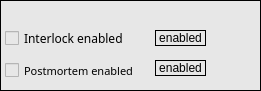
   <widget class="caFrame" name="caframe_5">
    <property name="geometry">
     <rect>
      <x>255</x>
      <y>235</y>
      <width>261</width>
      <height>91</height>
     </rect>
    </property>
    <property name="styleSheet">
     <string notr="true">background-color: rgb(231, 231, 231);</string>
    </property>
    <property name="frameShape">
     <enum>QFrame::Box</enum>
    </property>
    <property name="frameShadow">
     <enum>QFrame::Plain</enum>
    </property>
    <property name="lineWidth">
     <number>1</number>
    </property>
    <property name="midLineWidth">
     <number>1</number>
    </property>
    <property name="background">
     <color>
      <red>0</red>
      <green>0</green>
      <blue>0</blue>
     </color>
    </property>
    <property name="backgroundMode">
     <enum>caFrame::Filled</enum>
    </property>
    <widget class="caToggleButton" name="catogglebutton">
     <property name="geometry">
      <rect>
       <x>5</x>
       <y>25</y>
       <width>126</width>
       <height>26</height>
      </rect>
     </property>
     <property name="font">
      <font>
       <family>Sans Serif</family>
       <pointsize>9</pointsize>
      </font>
     </property>
     <property name="text">
      <string>Interlock enabled</string>
     </property>
     <property name="channel" stdset="0">
      <string notr="true">$(BPM):ilk:enabled_sp</string>
     </property>
    </widget>
    <widget class="caToggleButton" name="catogglebutton_2">
     <property name="geometry">
      <rect>
       <x>5</x>
       <y>60</y>
       <width>141</width>
       <height>21</height>
      </rect>
     </property>
     <property name="font">
      <font>
       <family>Sans Serif</family>
       <pointsize>8</pointsize>
      </font>
     </property>
     <property name="text">
      <string>Postmortem enabled</string>
     </property>
     <property name="channel" stdset="0">
      <string notr="true">$(BPM):pm:capture_sp</string>
     </property>
    </widget>
    <widget class="caRelatedDisplay" name="interlock">
     <property name="geometry">
      <rect>
       <x>210</x>
       <y>25</y>
       <width>46</width>
       <height>26</height>
      </rect>
     </property>
     <property name="font">
      <font>
       <family>Sans Serif</family>
       <pointsize>10</pointsize>
      </font>
     </property>
     <property name="background">
      <color>
       <red>252</red>
       <green>220</green>
       <blue>123</blue>
      </color>
     </property>
     <property name="labels">
      <string notr="true">ILK
Settings</string>
     </property>
     <property name="files">
      <string notr="true">interlock</string>
     </property>
     <property name="args">
      <string notr="true">BPM=$(BPM)</string>
     </property>
     <property name="fontScaleMode">
      <enum>EPushButton::WidthAndHeight</enum>
     </property>
    </widget>
    <widget class="caRelatedDisplay" name="postmortem">
     <property name="geometry">
      <rect>
       <x>210</x>
       <y>55</y>
       <width>46</width>
       <height>26</height>
      </rect>
     </property>
     <property name="font">
      <font>
       <family>Sans Serif</family>
       <pointsize>10</pointsize>
      </font>
     </property>
     <property name="background">
      <color>
       <red>252</red>
       <green>220</green>
       <blue>123</blue>
      </color>
     </property>
     <property name="labels">
      <string notr="true">PM
Settings</string>
     </property>
     <property name="files">
      <string notr="true">postmortem</string>
     </property>
     <property name="args">
      <string notr="true">BPM=$(BPM)</string>
     </property>
     <property name="fontScaleMode">
      <enum>EPushButton::WidthAndHeight</enum>
     </property>
    </widget>
    <widget class="caLabel" name="calabel_17">
     <property name="geometry">
      <rect>
       <x>155</x>
       <y>30</y>
       <width>51</width>
       <height>16</height>
      </rect>
     </property>
     <property name="frameShape">
      <enum>QFrame::Box</enum>
     </property>
     <property name="text">
      <string>disabled</string>
     </property>
     <property name="alignment">
      <set>Qt::AlignCenter</set>
     </property>
     <property name="background">
      <color>
       <red>254</red>
       <green>217</green>
       <blue>188</blue>
      </color>
     </property>
     <property name="visibility">
      <enum>caLabel::IfZero</enum>
     </property>
     <property name="channel" stdset="0">
      <string notr="true">$(BPM):ilk:enabled_mon</string>
     </property>
    </widget>
    <widget class="caLabel" name="calabel_18">
     <property name="geometry">
      <rect>
       <x>155</x>
       <y>30</y>
       <width>51</width>
       <height>16</height>
      </rect>
     </property>
     <property name="frameShape">
      <enum>QFrame::Box</enum>
     </property>
     <property name="text">
      <string>enabled</string>
     </property>
     <property name="alignment">
      <set>Qt::AlignCenter</set>
     </property>
     <property name="background">
      <color>
       <red>170</red>
       <green>255</green>
       <blue>127</blue>
      </color>
     </property>
     <property name="visibility">
      <enum>caLabel::IfNotZero</enum>
     </property>
     <property name="channel" stdset="0">
      <string notr="true">$(BPM):ilk:enabled_mon</string>
     </property>
    </widget>
    <widget class="caLabel" name="calabel_19">
     <property name="geometry">
      <rect>
       <x>155</x>
       <y>60</y>
       <width>51</width>
       <height>16</height>
      </rect>
     </property>
     <property name="frameShape">
      <enum>QFrame::Box</enum>
     </property>
     <property name="text">
      <string>disabled</string>
     </property>
     <property name="alignment">
      <set>Qt::AlignCenter</set>
     </property>
     <property name="background">
      <color>
       <red>254</red>
       <green>217</green>
       <blue>188</blue>
      </color>
     </property>
     <property name="visibility">
      <enum>caLabel::IfZero</enum>
     </property>
     <property name="channel" stdset="0">
      <string notr="true">$(BPM):pm:capture_mon</string>
     </property>
    </widget>
    <widget class="caLabel" name="calabel_20">
     <property name="geometry">
      <rect>
       <x>155</x>
       <y>60</y>
       <width>51</width>
       <height>16</height>
      </rect>
     </property>
     <property name="frameShape">
      <enum>QFrame::Box</enum>
     </property>
     <property name="text">
      <string>enabled</string>
     </property>
     <property name="alignment">
      <set>Qt::AlignCenter</set>
     </property>
     <property name="background">
      <color>
       <red>170</red>
       <green>255</green>
       <blue>127</blue>
      </color>
     </property>
     <property name="visibility">
      <enum>caLabel::IfNotZero</enum>
     </property>
     <property name="channel" stdset="0">
      <string notr="true">$(BPM):pm:capture_mon</string>
     </property>
    </widget>
   </widget>
